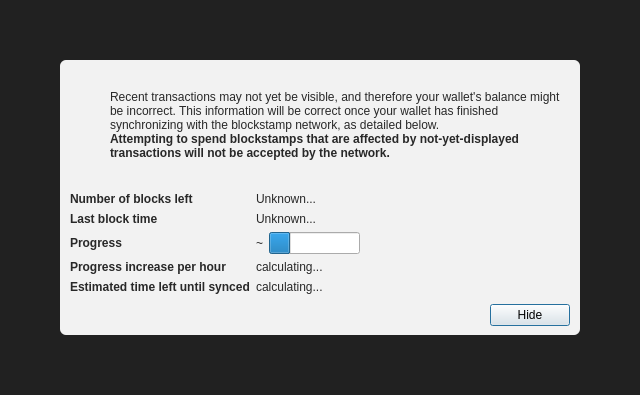
<?xml version="1.0" encoding="UTF-8"?>
<ui version="4.0">
 <class>ModalOverlay</class>
 <widget class="ModalOverlay" name="ModalOverlay">
  <property name="geometry">
   <rect>
    <x>0</x>
    <y>0</y>
    <width>640</width>
    <height>395</height>
   </rect>
  </property>
  <property name="windowTitle">
   <string>Form</string>
  </property>
  <layout class="QVBoxLayout" name="verticalLayout" stretch="0">
   <property name="sizeConstraint">
    <enum>QLayout::SetDefaultConstraint</enum>
   </property>
   <property name="leftMargin">
    <number>0</number>
   </property>
   <property name="topMargin">
    <number>0</number>
   </property>
   <property name="rightMargin">
    <number>0</number>
   </property>
   <property name="bottomMargin">
    <number>0</number>
   </property>
   <item>
    <widget class="QWidget" name="bgWidget" native="true">
     <property name="styleSheet">
      <string notr="true">#bgWidget { background: rgba(0,0,0,220); }</string>
     </property>
     <layout class="QVBoxLayout" name="verticalLayoutMain" stretch="1">
      <property name="leftMargin">
       <number>60</number>
      </property>
      <property name="topMargin">
       <number>60</number>
      </property>
      <property name="rightMargin">
       <number>60</number>
      </property>
      <property name="bottomMargin">
       <number>60</number>
      </property>
      <item>
       <widget class="QWidget" name="contentWidget" native="true">
        <property name="styleSheet">
         <string notr="true">#contentWidget { background: rgba(255,255,255,240); border-radius: 6px; }

QLabel { color: rgb(40,40,40);  }</string>
        </property>
        <layout class="QVBoxLayout" name="verticalLayoutSub" stretch="1,0,0,0">
         <property name="spacing">
          <number>0</number>
         </property>
         <property name="leftMargin">
          <number>10</number>
         </property>
         <property name="topMargin">
          <number>10</number>
         </property>
         <property name="rightMargin">
          <number>10</number>
         </property>
         <property name="bottomMargin">
          <number>10</number>
         </property>
         <item>
          <layout class="QHBoxLayout" name="horizontalLayoutIconText" stretch="0,1">
           <property name="topMargin">
            <number>20</number>
           </property>
           <item>
            <layout class="QVBoxLayout" name="verticalLayoutIcon">
             <property name="leftMargin">
              <number>0</number>
             </property>
             <item>
              <widget class="QPushButton" name="warningIcon">
               <property name="enabled">
                <bool>false</bool>
               </property>
               <property name="text">
                <string/>
               </property>
               <property name="icon">
                <iconset>
                 <normaloff>:/icons/warning</normaloff>
                 <disabledoff>:/icons/warning</disabledoff>:/icons/warning</iconset>
               </property>
               <property name="iconSize">
                <size>
                 <width>48</width>
                 <height>48</height>
                </size>
               </property>
               <property name="flat">
                <bool>true</bool>
               </property>
              </widget>
             </item>
             <item>
              <spacer name="verticalSpacerWarningIcon">
               <property name="orientation">
                <enum>Qt::Vertical</enum>
               </property>
               <property name="sizeHint" stdset="0">
                <size>
                 <width>20</width>
                 <height>40</height>
                </size>
               </property>
              </spacer>
             </item>
            </layout>
           </item>
           <item>
            <layout class="QVBoxLayout" name="verticalLayoutInfoText">
             <property name="leftMargin">
              <number>0</number>
             </property>
             <property name="topMargin">
              <number>0</number>
             </property>
             <item>
              <widget class="QLabel" name="infoText">
               <property name="text">
                <string>Recent transactions may not yet be visible, and therefore your wallet's balance might be incorrect. This information will be correct once your wallet has finished synchronizing with the blockstamp network, as detailed below.</string>
               </property>
               <property name="textFormat">
                <enum>Qt::RichText</enum>
               </property>
               <property name="wordWrap">
                <bool>true</bool>
               </property>
              </widget>
             </item>
             <item>
              <widget class="QLabel" name="infoTextStrong">
               <property name="font">
                <font>
                 <weight>75</weight>
                 <bold>true</bold>
                </font>
               </property>
               <property name="text">
                <string>Attempting to spend blockstamps that are affected by not-yet-displayed transactions will not be accepted by the network.</string>
               </property>
               <property name="textFormat">
                <enum>Qt::RichText</enum>
               </property>
               <property name="wordWrap">
                <bool>true</bool>
               </property>
              </widget>
             </item>
             <item>
              <spacer name="verticalSpacerInTextSpace">
               <property name="orientation">
                <enum>Qt::Vertical</enum>
               </property>
               <property name="sizeHint" stdset="0">
                <size>
                 <width>20</width>
                 <height>40</height>
                </size>
               </property>
              </spacer>
             </item>
            </layout>
           </item>
          </layout>
         </item>
         <item>
          <spacer name="verticalSpacerAfterText">
           <property name="orientation">
            <enum>Qt::Vertical</enum>
           </property>
           <property name="sizeHint" stdset="0">
            <size>
             <width>20</width>
             <height>40</height>
            </size>
           </property>
          </spacer>
         </item>
         <item>
          <layout class="QFormLayout" name="formLayout">
           <property name="fieldGrowthPolicy">
            <enum>QFormLayout::FieldsStayAtSizeHint</enum>
           </property>
           <property name="horizontalSpacing">
            <number>6</number>
           </property>
           <property name="verticalSpacing">
            <number>6</number>
           </property>
           <property name="topMargin">
            <number>10</number>
           </property>
           <item row="0" column="0">
            <widget class="QLabel" name="labelNumberOfBlocksLeft">
             <property name="font">
              <font>
               <weight>75</weight>
               <bold>true</bold>
              </font>
             </property>
             <property name="text">
              <string>Number of blocks left</string>
             </property>
            </widget>
           </item>
           <item row="0" column="1">
            <widget class="QLabel" name="numberOfBlocksLeft">
             <property name="text">
              <string>Unknown...</string>
             </property>
            </widget>
           </item>
           <item row="1" column="0">
            <widget class="QLabel" name="labelLastBlockTime">
             <property name="font">
              <font>
               <weight>75</weight>
               <bold>true</bold>
              </font>
             </property>
             <property name="text">
              <string>Last block time</string>
             </property>
            </widget>
           </item>
           <item row="1" column="1">
            <widget class="QLabel" name="newestBlockDate">
             <property name="sizePolicy">
              <sizepolicy hsizetype="Maximum" vsizetype="Preferred">
               <horstretch>0</horstretch>
               <verstretch>0</verstretch>
              </sizepolicy>
             </property>
             <property name="text">
              <string>Unknown...</string>
             </property>
            </widget>
           </item>
           <item row="2" column="0">
            <widget class="QLabel" name="labelSyncDone">
             <property name="font">
              <font>
               <weight>75</weight>
               <bold>true</bold>
              </font>
             </property>
             <property name="text">
              <string>Progress</string>
             </property>
            </widget>
           </item>
           <item row="2" column="1">
            <layout class="QHBoxLayout" name="horizontalLayoutSync" stretch="0,1">
             <item>
              <widget class="QLabel" name="percentageProgress">
               <property name="text">
                <string notr="true">~</string>
               </property>
              </widget>
             </item>
             <item>
              <widget class="QProgressBar" name="progressBar">
               <property name="value">
                <number>24</number>
               </property>
               <property name="format">
                <string/>
               </property>
              </widget>
             </item>
            </layout>
           </item>
           <item row="4" column="0">
            <widget class="QLabel" name="labelProgressIncrease">
             <property name="font">
              <font>
               <weight>75</weight>
               <bold>true</bold>
              </font>
             </property>
             <property name="text">
              <string>Progress increase per hour</string>
             </property>
            </widget>
           </item>
           <item row="4" column="1">
            <widget class="QLabel" name="progressIncreasePerH">
             <property name="text">
              <string>calculating...</string>
             </property>
            </widget>
           </item>
           <item row="5" column="0">
            <widget class="QLabel" name="labelEstimatedTimeLeft">
             <property name="font">
              <font>
               <weight>75</weight>
               <bold>true</bold>
              </font>
             </property>
             <property name="text">
              <string>Estimated time left until synced</string>
             </property>
            </widget>
           </item>
           <item row="5" column="1">
            <widget class="QLabel" name="expectedTimeLeft">
             <property name="text">
              <string>calculating...</string>
             </property>
            </widget>
           </item>
          </layout>
         </item>
         <item>
          <layout class="QHBoxLayout" name="horizontalLayoutButtons">
           <property name="leftMargin">
            <number>10</number>
           </property>
           <property name="topMargin">
            <number>10</number>
           </property>
           <item>
            <spacer name="horizontalSpacer">
             <property name="orientation">
              <enum>Qt::Horizontal</enum>
             </property>
             <property name="sizeHint" stdset="0">
              <size>
               <width>40</width>
               <height>20</height>
              </size>
             </property>
            </spacer>
           </item>
           <item>
            <widget class="QPushButton" name="closeButton">
             <property name="focusPolicy">
              <enum>Qt::StrongFocus</enum>
             </property>
             <property name="text">
              <string>Hide</string>
             </property>
             <property name="default">
              <bool>true</bool>
             </property>
            </widget>
           </item>
          </layout>
         </item>
        </layout>
       </widget>
      </item>
     </layout>
    </widget>
   </item>
  </layout>
 </widget>
 <customwidgets>
  <customwidget>
   <class>ModalOverlay</class>
   <extends>QWidget</extends>
   <header>qt/modaloverlay.h</header>
   <container>1</container>
  </customwidget>
 </customwidgets>
 <resources/>
 <connections/>
</ui>
